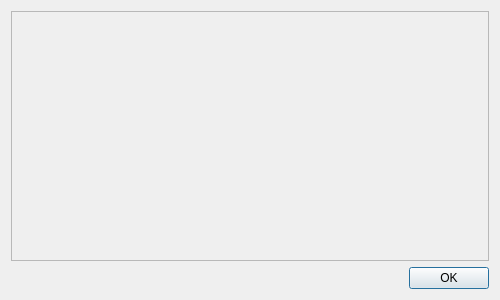
<?xml version="1.0" encoding="UTF-8"?>
<ui version="4.0">
    <class>PropertiesDialog</class>
    <widget class="QDialog" name="PropertiesDialog">
        <property name="geometry">
            <rect>
                <x>0</x>
                <y>0</y>
                <width>500</width>
                <height>300</height>
            </rect>
        </property>
        <property name="windowTitle">
            <string>Properties</string>
        </property>
        <layout class="QVBoxLayout" name="verticalLayout">
            <item>
                <widget class="QScrollArea" name="scrollArea">
                    <property name="widgetResizable">
                        <bool>true</bool>
                    </property>
                    <widget class="QWidget" name="scrollAreaWidgetContents">
                        <property name="geometry">
                            <rect>
                                <x>0</x>
                                <y>0</y>
                                <width>378</width>
                                <height>235</height>
                            </rect>
                        </property>
                        <layout class="QVBoxLayout" name="verticalLayout_2">
                            <item>
                                <layout class="QFormLayout" name="formLayout"/>
                            </item>
                        </layout>
                    </widget>
                </widget>
            </item>
            <item>
                <widget class="QDialogButtonBox" name="buttonBox">
                    <property name="standardButtons">
                        <set>QDialogButtonBox::Ok</set>
                    </property>
                </widget>
            </item>
        </layout>
    </widget>
    <resources/>
    <connections>
        <connection>
            <sender>buttonBox</sender>
            <signal>accepted()</signal>
            <receiver>PropertiesDialog</receiver>
            <slot>accept()</slot>
            <hints>
                <hint type="sourcelabel">
                    <x>248</x>
                    <y>254</y>
                </hint>
                <hint type="destinationlabel">
                    <x>157</x>
                    <y>274</y>
                </hint>
            </hints>
        </connection>
    </connections>
</ui>
